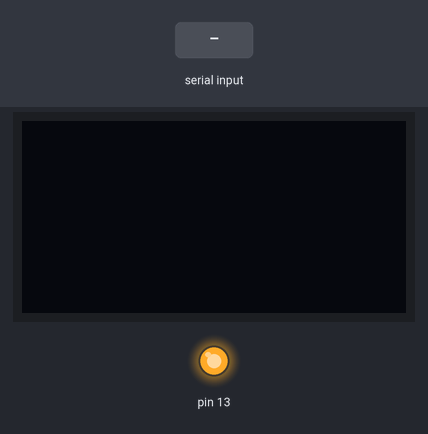
Bench run of a sketch on a simulated Arduino Uno, built with avr-gcc and run on an emulated ATmega328P. On the bench: 128×64 one-colour display, output pins drawn as LEDs (lit = HIGH). The inputs (shaded band) are chosen by the test bench.

Above: at 1.2 s.
1.3 s: "on_tv" received over Serial
At 3.6 s:
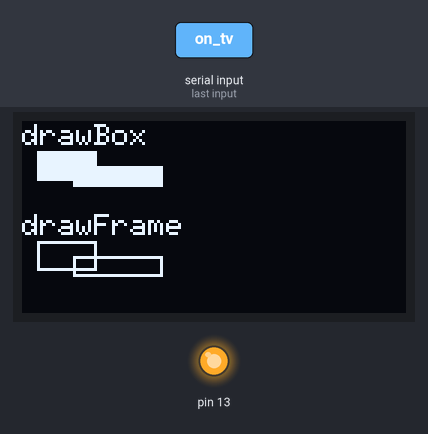
At 4.03 s:
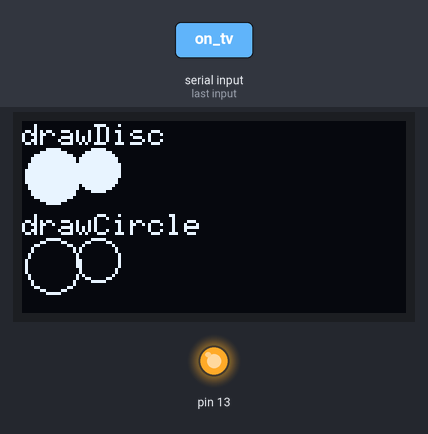
4.3 s: "1" received over Serial
At 6.48 s:
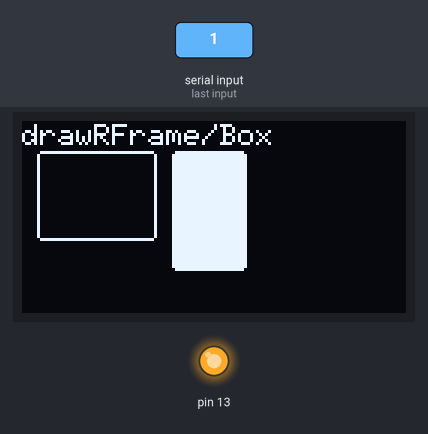
7.3 s: "0" received over Serial
Timing chart, 0 to 10.3 s (numbered marks = the images above; inputs shaded):
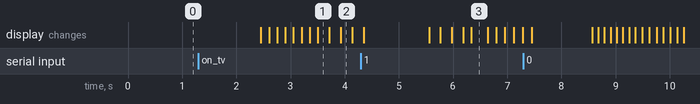

The sketch:

TV.ino
```cpp
// This file assumes that the arduino is serially connected to the RasPi.
//Connecting the SSD1306 with Arduino Uno
//  SCL - pin A5
//  SDA - pin A4
//  Vcc - 5V
//  Gnd - Gnd
#include "U8glib.h"

U8GLIB_SH1106_128X64 u8g(U8G_I2C_OPT_NONE);  // I2C
String string;

void u8g_prepare(void) {
  u8g.setFont(u8g_font_6x10);
  u8g.setFontRefHeightExtendedText();
  u8g.setDefaultForegroundColor();
  u8g.setFontPosTop();
}

void u8g_box_frame(uint8_t a) {
  u8g.drawStr( 0, 0, "drawBox");
  u8g.drawBox(5,10,20,10);
  u8g.drawBox(10+a,15,30,7);
  u8g.drawStr( 0, 30, "drawFrame");
  u8g.drawFrame(5,10+30,20,10);
  u8g.drawFrame(10+a,15+30,30,7);
}

void u8g_disc_circle(uint8_t a) {
  u8g.drawStr( 0, 0, "drawDisc");
  u8g.drawDisc(10,18,9);
  u8g.drawDisc(24+a,16,7);
  u8g.drawStr( 0, 30, "drawCircle");
  u8g.drawCircle(10,18+30,9);
  u8g.drawCircle(24+a,16+30,7);
}

void u8g_r_frame(uint8_t a) {
  u8g.drawStr( 0, 0, "drawRFrame/Box");
  u8g.drawRFrame(5, 10,40,30, a+1);
  u8g.drawRBox(50, 10,25,40, a+1);
}

void u8g_string(uint8_t a) {
  u8g.drawStr(30+a,31, " 0");
  u8g.drawStr90(30,31+a, " 90");
  u8g.drawStr180(30-a,31, " 180");
  u8g.drawStr270(30,31-a, " 270");
}

void u8g_line(uint8_t a) {
  u8g.drawStr( 0, 0, "drawLine");
  u8g.drawLine(7+a, 10, 40, 55);
  u8g.drawLine(7+a*2, 10, 60, 55);
  u8g.drawLine(7+a*3, 10, 80, 55);
  u8g.drawLine(7+a*4, 10, 100, 55);
}

void u8g_triangle(uint8_t a) {
  uint16_t offset = a;
  u8g.drawStr( 0, 0, "drawTriangle");
  u8g.drawTriangle(14,7, 45,30, 10,40);
  u8g.drawTriangle(14+offset,7-offset, 45+offset,30-offset, 57+offset,10-offset);
  u8g.drawTriangle(57+offset*2,10, 45+offset*2,30, 86+offset*2,53);
  u8g.drawTriangle(10+offset,40+offset, 45+offset,30+offset, 86+offset,53+offset);
}

void u8g_ascii_1() {
  char s[2] = " ";
  uint8_t x, y;
  u8g.drawStr( 0, 0, "ASCII page 1");
  for( y = 0; y < 6; y++ ) {
    for( x = 0; x < 16; x++ ) {
      s[0] = y*16 + x + 32;
      u8g.drawStr(x*7, y*10+10, s);
    }
  }
}

void u8g_ascii_2() {
  char s[2] = " ";
  uint8_t x, y;
  u8g.drawStr( 0, 0, "ASCII page 2");
  for( y = 0; y < 6; y++ ) {
    for( x = 0; x < 16; x++ ) {
      s[0] = y*16 + x + 160;
      u8g.drawStr(x*7, y*10+10, s);
    }
  }
}

void u8g_extra_page(uint8_t a)
{
  if ( u8g.getMode() == U8G_MODE_HICOLOR || u8g.getMode() == U8G_MODE_R3G3B2) {
    /* draw background (area is 128x128) */
    u8g_uint_t r, g, b;
    b = a << 5;
    for( g = 0; g < 64; g++ )
    {
      for( r = 0; r < 64; r++ )
      {
  u8g.setRGB(r<<2, g<<2, b );
  u8g.drawPixel(g, r);
      }
    }
    u8g.setRGB(255,255,255);
    u8g.drawStr( 66, 0, "Color Page");
  }
  else if ( u8g.getMode() == U8G_MODE_GRAY2BIT )
  {
    u8g.drawStr( 66, 0, "Gray Level");
    u8g.setColorIndex(1);
    u8g.drawBox(0, 4, 64, 32);
    u8g.drawBox(70, 20, 4, 12);
    u8g.setColorIndex(2);
    u8g.drawBox(0+1*a, 4+1*a, 64-2*a, 32-2*a);
    u8g.drawBox(74, 20, 4, 12);
    u8g.setColorIndex(3);
    u8g.drawBox(0+2*a, 4+2*a, 64-4*a, 32-4*a);
    u8g.drawBox(78, 20, 4, 12);
  }
  else
  {
    u8g.drawStr( 0, 12, "setScale2x2");
    u8g.setScale2x2();
    u8g.drawStr( 0, 6+a, "setScale2x2");
    u8g.undoScale();
  }
}


uint8_t draw_state = 0;

void draw(void) {
  u8g_prepare();
  switch(draw_state >> 3) {
    case 0: u8g_box_frame(draw_state&7); break;
    case 1: u8g_disc_circle(draw_state&7); break;
    case 2: u8g_r_frame(draw_state&7); break;
    case 3: u8g_string(draw_state&7); break;
    case 4: u8g_line(draw_state&7); break;
    case 5: u8g_triangle(draw_state&7); break;
    case 6: u8g_ascii_1(); break;
    case 7: u8g_ascii_2(); break;
    case 8: u8g_extra_page(draw_state&7); break;
  }
}

void clear(void){
  ;
}

void setup(){
  Serial.begin(9600);
  // flip screen, if required
  //u8g.setRot180();

  #if defined(ARDUINO)
  pinMode(13, OUTPUT);
  digitalWrite(13, HIGH);
  #endif
}

void loop()
{
  if(Serial.available() && (string = Serial.readString()) == "on_tv"){
    while(!Serial.available() || (string = Serial.readString()) != "off_tv"){
      u8g.firstPage();
      do {
        draw();
      } while( u8g.nextPage() );
      // increase the state
      draw_state++;
      if ( draw_state >= 9*8 )
        draw_state = 0;
    }
  }
  else if (string == "off_tv"){
    u8g.firstPage();
    do{
      clear();
    } while( u8g.nextPage() );
  }
}


/*

*/
```

Measured:
- after the input at 1.3 s, the display: first changes after 1.2 s (image 1 shows a later state)
